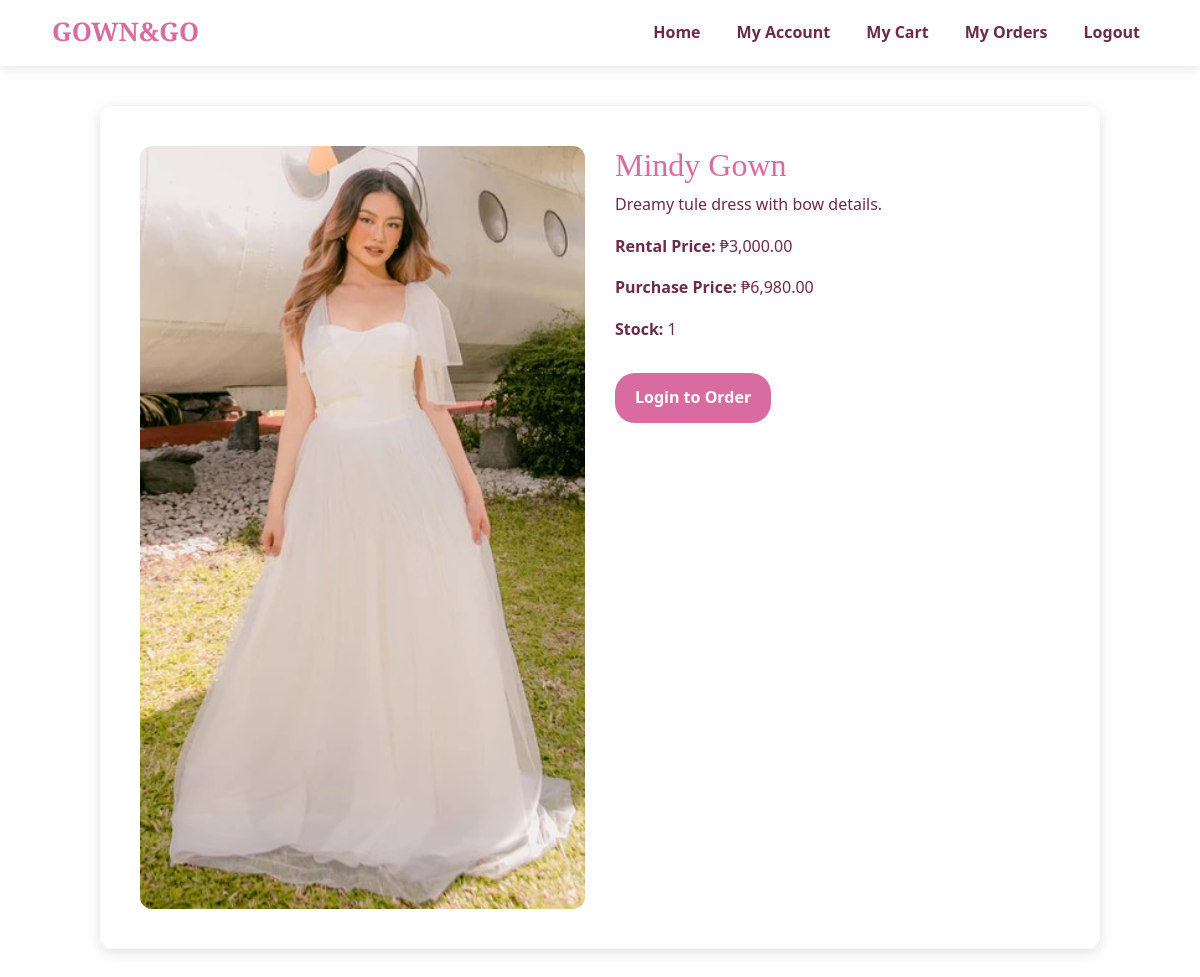
/gown_and_go/view_item.php?id=5, run on an earlier commit of the app's database.
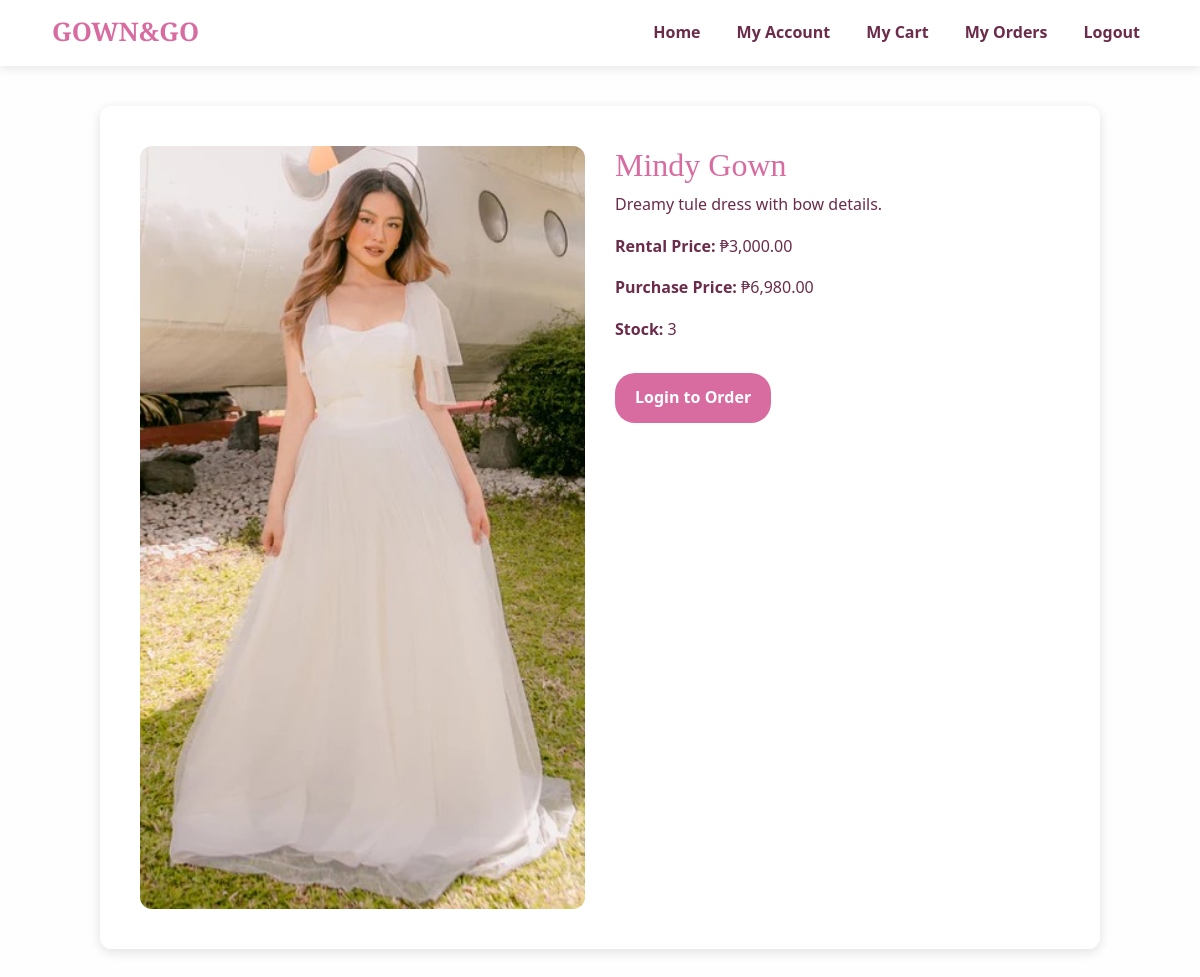
And on a later commit of the database.
### tables this page shows
CREATE TABLE `items` (
  `item_id` int(11) NOT NULL,
  `name` varchar(255) NOT NULL,
  `description` text DEFAULT NULL,
  `rental_price` decimal(10,2) NOT NULL,
  `purchase_price` decimal(10,2) NOT NULL,
  `status` enum('Available','Out of Stock','Rented') NOT NULL DEFAULT 'Available',
  `stock` int(11) NOT NULL DEFAULT 0,
  `image` varchar(255) DEFAULT NULL,
  `created_at` datetime DEFAULT current_timestamp()
);

### gown_and_go/view_item.php (the view, shortened to what this page needs)
<?php
include 'config.php';
$item_id = intval($_GET['id']);
$stmt = $conn->prepare("
    SELECT item_id, name, description, rental_price, purchase_price, stock, image
    FROM items
    WHERE item_id = ?
    LIMIT 1
");
$stmt->bind_param("i", $item_id);
$stmt->execute();
$result = $stmt->get_result();
$item = $result->fetch_assoc();
$imagePath = (!empty($item['image']))
    ? "uploads/" . $item['image']
    : "https://via.placeholder.com/450x450?text=No+Image";
?>
<!DOCTYPE html>
<html lang="en">
<head>
<link rel="stylesheet" href="https://cdn.jsdelivr.net/npm/bootstrap@5.3.8/dist/css/bootstrap.min.css">
<link rel="stylesheet" href="inclusion/stylesheet.css">
</head>
<body>
    <?php include 'inclusion/nav.php'; ?>
<div class="item-container">
    <div>
        <img src="<?php echo $imagePath; ?>" alt="">
    </div>
    <div class="item-details">
        <h2><?php echo htmlspecialchars($item['name']); ?></h2>
        <p><?php echo nl2br(htmlspecialchars($item['description'])); ?></p>
        <p><strong>Rental Price:</strong>
            <?php echo ($item['rental_price'] > 0) ? "₱" . number_format($item['rental_price'], 2) : "N/A"; ?>
        </p>
        <p><strong>Purchase Price:</strong>
            <?php echo ($item['purchase_price'] > 0) ? "₱" . number_format($item['purchase_price'], 2) : "N/A"; ?>
        </p>
        <p><strong>Stock:</strong> <?php echo $item['stock']; ?></p>
        <?php if (!isset($_SESSION['user_id'])): ?>
            <a href="login.php" class="cta">Login to Order</a>
        <?php else: ?>
            <p>Admins cannot add to cart.</p>
        <?php endif; ?>
    </div>
</div>
</body>
</html>

What changed in the data, as far as the page shows it:
changed items "Mindy Gown": stock "1" → "3"
